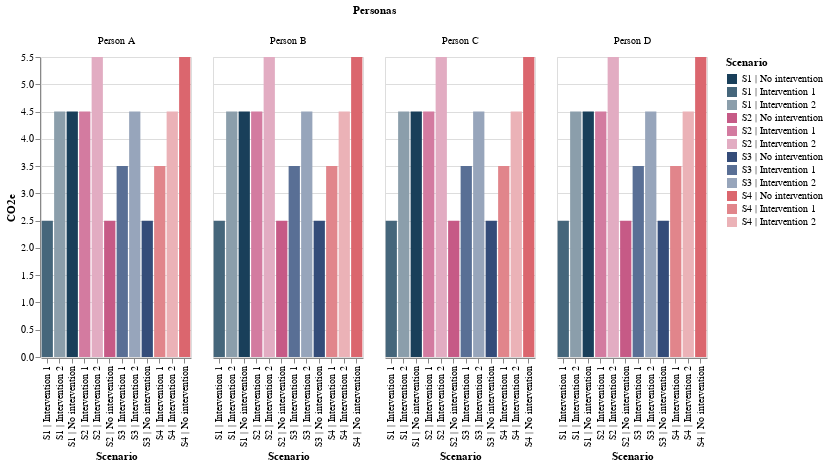

The code cell stored with this chart in its notebook:
### Code cell
color_scale = alt.Scale(domain=['S1 | A No intervention', 'S1 | Intervention 1',
                                'S1 | Intervention 2', 'S2 | A No intervention',
                                'S2 | Intervention 1', 'S2 | Intervention 2', 
                                'S3 | A No intervention', 'S3 | Intervention 1', 
                                'S3 | Intervention 2', 'S4 | A No intervention', 
                                'S4 | Intervention 1', 'S4 | Intervention 2'],
                                range=['#193f5a','#45667b','#8b9eab','#c65a86','#d37ba0','#e2acc2','#344c79','#596f95','#97a5bb',
 '#db666e','#e1858b','#ebb2b7','#62548e','#8177a5','#afa9c5','#e18054','#e79a76','#f0bfa9',
 '#975792','#ac79a8','#cbaac8','#eca83e','#f1b964','#f6d49e'])


# Create the Altair chart
chart = alt.Chart(df1).mark_bar().encode(
    x='Scenario',
    y='CO2e',
    color=alt.Color('Scenario', scale=color_scale),
    column='Personas'
).properties(
    width=600/no_scen  # Set the desired width of the chart
)

# Render the chart
chart.display()

### Figure 1 — Vega-Lite specification as saved in the notebook (floating-point values rounded to 4 significant figures)
{"config": {"view": {"continuousWidth": 400, "continuousHeight": 300}}, "data": {"name": "data-6bea578ea80e078f23628bbea15afd66"}, "mark": "bar", "encoding": {"color": {"field": "Scenario", "scale": {"domain": ["S1 | No intervention", "S1 | Intervention 1", "S1 | Intervention 2", "S2 | No intervention", "S2 | Intervention 1", "S2 | Intervention 2", "S3 | No intervention", "S3 | Intervention 1", "S3 | Intervention 2", "S4 | No intervention", "S4 | Intervention 1", "S4 | Intervention 2"], "range": ["#193f5a", "#45667b", "#8b9eab", "#c65a86", "#d37ba0", "#e2acc2", "#344c79", "#596f95", "#97a5bb", "#db666e", "#e1858b", "#ebb2b7", "#62548e", "#8177a5", "#afa9c5", "#e18054", "#e79a76", "#f0bfa9", "#975792", "#ac79a8", "#cbaac8", "#eca83e", "#f1b964", "#f6d49e"]}, "type": "nominal"}, "column": {"field": "Personas", "type": "nominal"}, "x": {"field": "Scenario", "type": "nominal"}, "y": {"field": "CO2e", "type": "quantitative"}}, "width": 150.0, "$schema": "https://vega.github.io/schema/vega-lite/v4.17.0.json", "datasets": {"data-6bea578ea80e078f23628bbea15afd66": [{"Personas": "Person A", "Scenario": "S1 | No intervention", "CO2e": 4.5}, {"Personas": "Person A", "Scenario": "S1 | Intervention 1", "CO2e": 2.5}, {"Personas": "Person A", "Scenario": "S1 | Intervention 2", "CO2e": 4.5}, {"Personas": "Person A", "Scenario": "S2 | No intervention", "CO2e": 2.5}, {"Personas": "Person A", "Scenario": "S2 | Intervention 1", "CO2e": 4.5}, {"Personas": "Person A", "Scenario": "S2 | Intervention 2", "CO2e": 5.5}, {"Personas": "Person A", "Scenario": "S3 | No intervention", "CO2e": 2.5}, {"Personas": "Person A", "Scenario": "S3 | Intervention 1", "CO2e": 3.5}, {"Personas": "Person A", "Scenario": "S3 | Intervention 2", "CO2e": 4.5}, {"Personas": "Person A", "Scenario": "S4 | No intervention", "CO2e": 5.5}, {"Personas": "Person A", "Scenario": "S4 | Intervention 1", "CO2e": 3.5}, {"Personas": "Person A", "Scenario": "S4 | Intervention 2", "CO2e": 4.5}, {"Personas": "Person B", "Scenario": "S1 | No intervention", "CO2e": 4.5}, {"Personas": "Person B", "Scenario": "S1 | Intervention 1", "CO2e": 2.5}, {"Personas": "Person B", "Scenario": "S1 | Intervention 2", "CO2e": 4.5}, {"Personas": "Person B", "Scenario": "S2 | No intervention", "CO2e": 2.5}, {"Personas": "Person B", "Scenario": "S2 | Intervention 1", "CO2e": 4.5}, {"Personas": "Person B", "Scenario": "S2 | Intervention 2", "CO2e": 5.5}, {"Personas": "Person B", "Scenario": "S3 | No intervention", "CO2e": 2.5}, {"Personas": "Person B", "Scenario": "S3 | Intervention 1", "CO2e": 3.5}, {"Personas": "Person B", "Scenario": "S3 | Intervention 2", "CO2e": 4.5}, {"Personas": "Person B", "Scenario": "S4 | No intervention", "CO2e": 5.5}, {"Personas": "Person B", "Scenario": "S4 | Intervention 1", "CO2e": 3.5}, {"Personas": "Person B", "Scenario": "S4 | Intervention 2", "CO2e": 4.5}, {"Personas": "Person C", "Scenario": "S1 | No intervention", "CO2e": 4.5}, {"Personas": "Person C", "Scenario": "S1 | Intervention 1", "CO2e": 2.5}, {"Personas": "Person C", "Scenario": "S1 | Intervention 2", "CO2e": 4.5}, {"Personas": "Person C", "Scenario": "S2 | No intervention", "CO2e": 2.5}, {"Personas": "Person C", "Scenario": "S2 | Intervention 1", "CO2e": 4.5}, {"Personas": "Person C", "Scenario": "S2 | Intervention 2", "CO2e": 5.5}, {"Personas": "Person C", "Scenario": "S3 | No intervention", "CO2e": 2.5}, {"Personas": "Person C", "Scenario": "S3 | Intervention 1", "CO2e": 3.5}, {"Personas": "Person C", "Scenario": "S3 | Intervention 2", "CO2e": 4.5}, {"Personas": "Person C", "Scenario": "S4 | No intervention", "CO2e": 5.5}, {"Personas": "Person C", "Scenario": "S4 | Intervention 1", "CO2e": 3.5}, {"Personas": "Person C", "Scenario": "S4 | Intervention 2", "CO2e": 4.5}, {"Personas": "Person D", "Scenario": "S1 | No intervention", "CO2e": 4.5}, {"Personas": "Person D", "Scenario": "S1 | Intervention 1", "CO2e": 2.5}, {"Personas": "Person D", "Scenario": "S1 | Intervention 2", "CO2e": 4.5}, {"Personas": "Person D", "Scenario": "S2 | No intervention", "CO2e": 2.5}, {"Personas": "Person D", "Scenario": "S2 | Intervention 1", "CO2e": 4.5}, {"Personas": "Person D", "Scenario": "S2 | Intervention 2", "CO2e": 5.5}, {"Personas": "Person D", "Scenario": "S3 | No intervention", "CO2e": 2.5}, {"Personas": "Person D", "Scenario": "S3 | Intervention 1", "CO2e": 3.5}, {"Personas": "Person D", "Scenario": "S3 | Intervention 2", "CO2e": 4.5}, {"Personas": "Person D", "Scenario": "S4 | No intervention", "CO2e": 5.5}, {"Personas": "Person D", "Scenario": "S4 | Intervention 1", "CO2e": 3.5}, {"Personas": "Person D", "Scenario": "S4 | Intervention 2", "CO2e": 4.5}]}}
